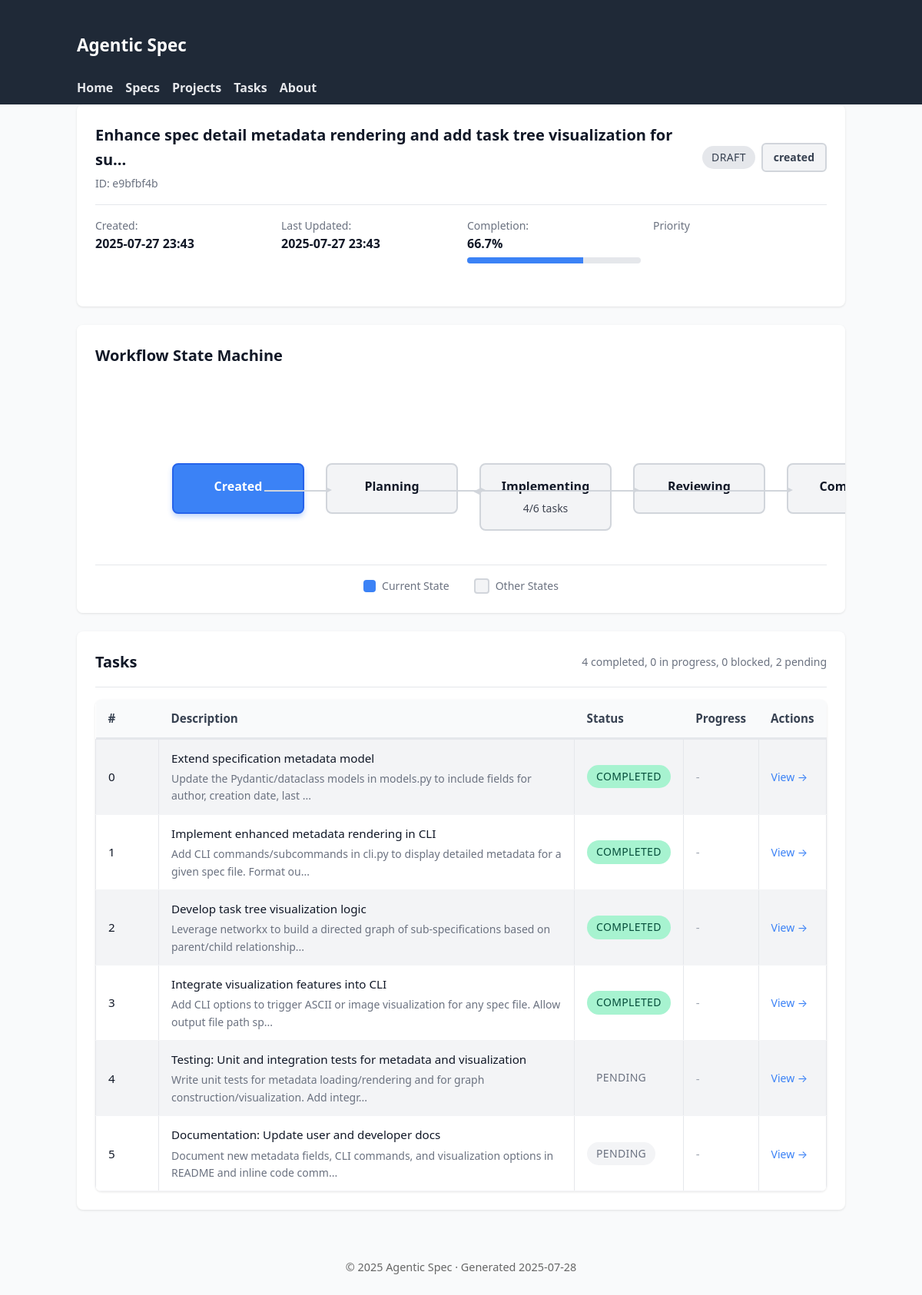
Before: /specs/e9bfbf4b with the older database file.
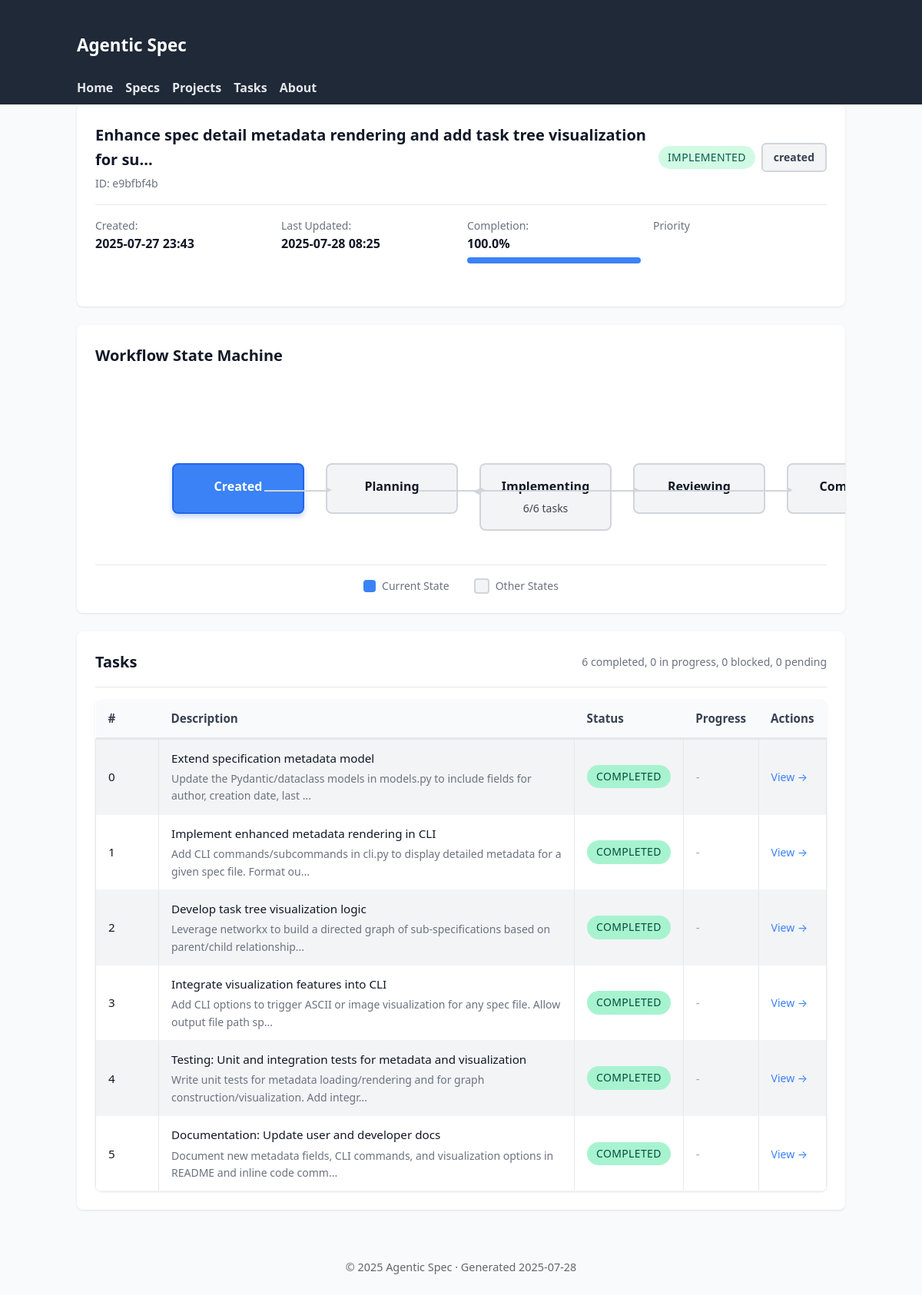
After: the same page with the newer database file.
### tables this page shows
CREATE TABLE specifications (
                id TEXT PRIMARY KEY,
                title TEXT NOT NULL,
                inherits TEXT DEFAULT '[]',
                created TIMESTAMP NOT NULL,
                updated TIMESTAMP NOT NULL,
                version TEXT NOT NULL,
                status TEXT NOT NULL,
                parent_spec_id TEXT,
                child_spec_ids TEXT DEFAULT '[]',
                context TEXT NOT NULL,
                requirements TEXT NOT NULL,
                review_notes TEXT DEFAULT '[]',
                context_parameters TEXT,
                -- Enhanced tracking fields
                workflow_status TEXT DEFAULT 'created',
                is_completed BOOLEAN DEFAULT FALSE,
                completed_at TIMESTAMP,
                last_accessed TIMESTAMP,
                completion_percentage REAL DEFAULT 0.0,
                priority INTEGER DEFAULT 5,
                -- Lifecycle timestamps
                reviewed_at TIMESTAMP,
                approved_at TIMESTAMP,
                implemented_at TIMESTAMP,
                -- Metadata tracking
                created_by TEXT DEFAULT 'system',
                last_updated_by TEXT DEFAULT 'system',
                tags TEXT DEFAULT '[]'
            );

CREATE TABLE tasks (
                id TEXT PRIMARY KEY,
                spec_id TEXT NOT NULL,
                step_index INTEGER NOT NULL,
                task TEXT NOT NULL,
                details TEXT NOT NULL,
                files TEXT NOT NULL,
                acceptance TEXT NOT NULL,
                estimated_effort TEXT NOT NULL,
                sub_spec_id TEXT,
                decomposition_hint TEXT,
                status TEXT DEFAULT 'pending',
                started_at TIMESTAMP,
                completed_at TIMESTAMP,
                time_spent_minutes INTEGER,
                completion_notes TEXT,
                blockers TEXT DEFAULT '[]',
                -- Enhanced tracking fields
                is_completed BOOLEAN DEFAULT FALSE,
                assigned_to TEXT DEFAULT 'unassigned',
                priority INTEGER DEFAULT 5,
                last_accessed TIMESTAMP,
                estimated_completion_date TIMESTAMP,
                actual_effort_minutes INTEGER,
                dependencies TEXT DEFAULT '[]',
                -- Lifecycle timestamps
                blocked_at TIMESTAMP,
                unblocked_at TIMESTAMP,
                approved_at TIMESTAMP,
                rejected_at TIMESTAMP,
                FOREIGN KEY (spec_id) REFERENCES specifications (id) ON DELETE CASCADE
            );

### agentic_spec/web_ui.py (the view)
@app.get("/specs/{spec_id}", response_class=HTMLResponse)
async def view_specification(request: Request, spec_id: str):
    async with await get_db_manager() as manager:
        spec = await manager.get_specification(spec_id)
        if not spec:
            raise HTTPException(status_code=404, detail="Specification not found")
        tasks = await manager.backend.get_tasks_for_spec(spec_id)
        total_tasks = len(tasks)
        completed_tasks = sum(
            1 for t in tasks if t.status in [TaskStatus.COMPLETED, TaskStatus.APPROVED]
        )
        completion_percentage = (
            (completed_tasks / total_tasks * 100) if total_tasks > 0 else 0
        )
        ctx = base_context(request, title=f"Spec {spec.id}")
        ctx.update(
            {
                "spec": spec,
                "tasks": tasks,
                "completion_percentage": completion_percentage,
            }
        )
        return templates.TemplateResponse("spec_detail.html", ctx)

### agentic_spec/web_templates/spec_detail.html (shortened to what this page needs)
{% extends 'base.html' %}
{% block content %}
<div class="card">
  <div class="card-header">
    <div>
      <h2 class="card-title">{{ spec.title[:80] }}{% if spec.title|length > 80 %}...{% endif %}</h2>
      <div class="card-subtitle">ID: {{ spec.id }}</div>
    </div>
    <div style="display: flex; gap: 0.5rem; align-items: center;">
      <span class="status-badge {{ spec.status.value }}">{{ spec.status.value }}</span>
      <span class="workflow-badge {{ spec.workflow_status.value }}">{{ spec.workflow_status.value }}</span>
    </div>
  </div>
  <div style="display: grid; grid-template-columns: repeat(auto-fit, minmax(200px, 1fr)); gap: 1rem; margin-bottom: 1.5rem;">
    <div>
      <div style="font-size: 0.875rem; color: #6b7280;">Created:</div>
      <div style="font-weight: 600;">{{ spec.created.strftime('%Y-%m-%d %H:%M') }}</div>
    </div>
    <div>
      <div style="font-size: 0.875rem; color: #6b7280;">Last Updated:</div>
      <div style="font-weight: 600;">{{ spec.updated.strftime('%Y-%m-%d %H:%M') }}</div>
    </div>
    <div>
      <div style="font-size: 0.875rem; color: #6b7280;">Completion:</div>
      <div style="font-weight: 600;">{{ "%.1f"|format(completion_percentage) }}%</div>
      <div class="progress-bar" style="margin-top: 0.25rem;">
        <div class="progress-fill" style="width: {{ completion_percentage }}%"></div>
      </div>
    </div>
    <div>
      <div style="font-size: 0.875rem; color: #6b7280;">Priority</div>
      <div style="font-weight: 600;">
        {% if spec.priority %}
        <span class="priority-indicator priority-{{ spec.priority.value }}"></span>
        {% else %}
        Normal
        {% endif %}
      </div>
    </div>
  </div>
</div>
<div class="state-machine-container">
  <h3 class="card-title" style="margin-bottom: 1.5rem;">Workflow State Machine</h3>
  <div id="state-machine" class="state-machine"></div>
  <div class="state-machine-legend">
    <div class="legend-item">
      <div class="legend-icon" style="background: #3b82f6;"></div>
      <span>Current State</span>
    </div>
    <div class="legend-item">
      <div class="legend-icon" style="background: #f3f4f6; border: 2px solid #d1d5db;"></div>
      <span>Other States</span>
    </div>
  </div>
</div>
<div class="card">
  <div class="card-header">
    <h3 class="card-title">Tasks</h3>
    <div id="task-summary" style="font-size: 0.875rem; color: #6b7280;"></div>
  </div>
  {% if tasks %}
  <table>
    <thead>
      <tr>
        <th style="width: 50px;">#</th>
        <th>Description</th>
        <th>Status</th>
        <th>Progress</th>
        <th>Actions</th>
      </tr>
    </thead>
    <tbody>
      {% for t in tasks %}
      <tr>
        <td>{{ t.step_index }}</td>
        <td>
          <a href="/tasks/{{ t.id }}">{{ t.task }}</a>
          {% if t.details %}
          <div class="card-subtitle">{{ t.details[:100] }}{% if t.details|length > 100 %}...{% endif %}</div>
          {% endif %}
        </td>
        <td>
          <span class="status-badge {{ t.status.value }}">{{ t.status.value }}</span>
        </td>
        <td>
          {% if t.progress_percentage %}
          <div class="progress-bar" style="width: 100px;">
            <div class="progress-fill" style="width: {{ t.progress_percentage }}%"></div>
          </div>
          {% else %}
          <span style="color: #9ca3af;">-</span>
          {% endif %}
        </td>
        <td>
          <a href="/tasks/{{ t.id }}" style="font-size: 0.875rem; color: #3b82f6;">View →</a>
        </td>
      </tr>
      {% endfor %}
    </tbody>
  </table>
  {% else %}
  <p style="color: #6b7280; text-align: center; padding: 2rem 0;">No tasks defined for this specification.</p>
  {% endif %}
</div>
{% endblock %}

Changed rows visible on the page:
changed specifications "e9bfbf4b": status "draft" → "implemented" (drawn); status.value "DRAFT" → "IMPLEMENTED"
changed tasks "Testing: Unit and integration tests for metadata and visualization": status "pending" → "completed" (drawn); status.value "PENDING" → "COMPLETED"
changed tasks "Documentation: Update user and developer docs": status "pending" → "completed" (drawn); status.value "PENDING" → "COMPLETED"
Other visible differences:
{{ spec.updated.strftime('%Y-%m-%d %H:%M') }}: "2025-07-27 23:43" → "2025-07-28 08:25"
{{ "%.1f"|format(completion_percentage) }}: "66.7" → "100.0"
{{ completion_percentage }}: 66.66666666666666 → 100.0 (drawn)
text written by a page script: "Created Planning Implementing 4/6 tasks Reviewing Completed" → "Created Planning Implementing 6/6 tasks Reviewing Completed"
text written by a page script: "4 completed, 0 in progress, 0 blocked, 2 pending" → "6 completed, 0 in progress, 0 blocked, 0 pending"
